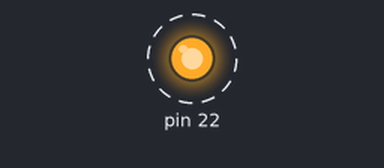
A sketch run on a simulated Arduino Mega 2560, built with avr-gcc and run on an emulated ATmega2560. Shown: output pins drawn as LEDs (lit = HIGH). Dashed ring = blinking.

Above: at 0.02 s.
Timing chart, 0 to 3.0 s (numbered marks = the images above):
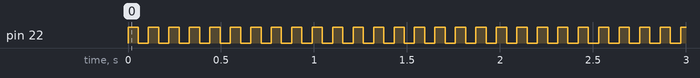

Measured:
- by itself, pin 22: alternates HIGH for 0.06 s and LOW for 0.06 s

The sketch:

rizky.ino
```cpp
const int relayPin = 23; // Pin untuk mengontrol relay

void setup() {
  // Inisialisasi pin relay sebagai output
  pinMode(22, OUTPUT);
  // Matikan lampu pada awalnya
  digitalWrite(22, LOW);
}

void loop() {
  // Nyalakan lampu
  digitalWrite(22, HIGH);
  delay(55); // Lampu menyala selama 5 detik

  // Matikan lampu
  digitalWrite(22, LOW);
  delay(55); // Lampu mati selama 5 detik
}
```
